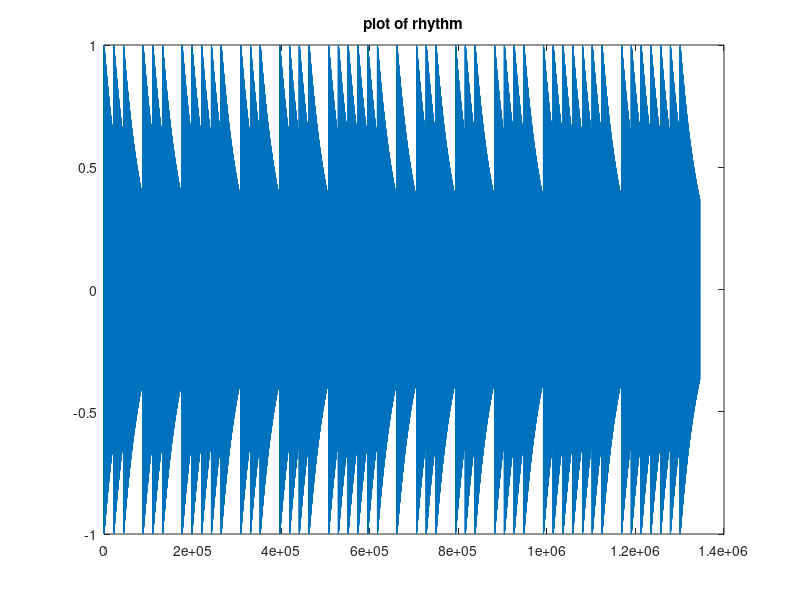

The MATLAB source for this figure:
%%PROJECT PART-3 MAKING A RHYTHM FROM GIVEN FREQUENCY NOTATIONS
function rhythmmake()
%Fundamental Frequency
fs = 44100;

% rest
zero = rest(4,fs);     % 1.0 sec
zeroh = rest(8,fs);    % 0.5 sec
zerohh = rest(16,fs);  % 0.25 sec

% eighth note as 0.5 sec
C = key(52,8,fs);  %C 1
D = key(54,8,fs);  %D 2
E = key(56,8,fs);  %E 3
F = key(57,8,fs);  %F 4
G = key(59,8,fs);  %G 5
A = key(61,8,fs);  %A 6
B = key(63,8,fs);  %B 7

% quarter note as 1 sec
C_4 = key(52,4,fs);  %C 1
D_4 = key(54,4,fs);  %D 2
E_4 = key(56,4,fs);  %E 3
F_4 = key(57,4,fs);  %F 4
G_4 = key(59,4,fs);  %G 5
A_4 = key(61,4,fs);  %A 6
B_4 = key(63,4,fs);  %B 7

% make a song
line_1 = [ E E E_4 E E E_4];
line_2 = [ E G C D E_4];
line_3 = [ F F F_4 F F E E_4];
line_4 = [ E E D D E D_4 G_4];
line_5 = [ E E E_4 E E E_4 E G];
line_6 = [ C D_4 E F F F F F E_4];
line_7 = [ E E G G F D C_4];

song = [ line_1 line_2 line_3 line_4 line_5 line_6 line_7];
plot(song)
title('plot of rhythm')
sound(song,fs,24);
% audiowrite('star.wav',song,fs,'BitsPerSample',32);

function wave = key(p, n, fs)
    t = 0:1/fs:4/n;
    idx = 440*2^((p-49)/12);
    
%     method 1 - orginal
%     wave = (sin(2*pi*idx*t));

%     method 2 - exponential decreasing 
     tt = 4/n:-1/fs:0;
     wave = (sin(2*pi*idx*t)).*exp(tt);
     wave = wave./max(wave);
    
%     method 3 - triangle decreasing 
%     mid = (t(1)+t(end))/2;
%     tri = -(abs(t-mid)-mid);
%     tri = tri./max(tri);
%     wave = (sin(2*pi*idx*t)).*tri;
    
%     plot(wave)

function wave = rest(n,fs)
    t = 0:1/fs:4/n;
    tt = 4/n:-1/fs:0;
    wave = 0*sin(2*pi*t).*exp(tt);